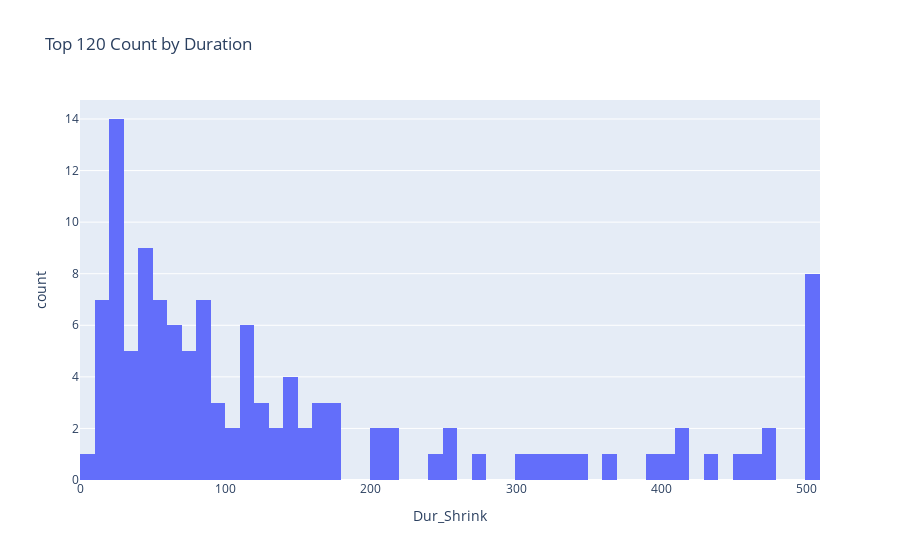

Notebook source saved alongside this figure:
### Code cell
result_vis['Dur_Shrink'] = result_vis['Duration'].apply(lambda x: x if x<500 else 500)
#display(result_vis)

fig4 = px.histogram(result_vis, x='Dur_Shrink', nbins=50, title='Top 120 Count by Duration')
fig4.show()

### Figure 1 — Plotly figure (JSON) as saved in the notebook; plotly's stock layout.template omitted (floating-point values rounded to 4 significant figures)
{"data": [{"alignmentgroup": "True", "bingroup": "x", "hovertemplate": "Dur_Shrink=%{x}<br>count=%{y}<extra></extra>", "legendgroup": "", "marker": {"color": "#636efa", "pattern": {"shape": ""}}, "name": "", "nbinsx": 50, "offsetgroup": "", "orientation": "v", "showlegend": false, "type": "histogram", "x": [89, 69, 87, 24, 17, 22, 78, 68, 77, 20, 66, 64, 37, 45, 218, 47, 276, 111, 36, 15, 44, 35, 160, 500, 158, 139, 87, 75, 21, 21, 112, 113, 56, 24, 500, 419, 110, 121, 122, 80, 79, 83, 79, 500, 259, 116, 96, 80, 151, 112, 94, 69, 56, 57, 50, 64, 26, 43, 10, 9, 390, 455, 303, 253, 346, 166, 148, 96, 129, 109, 134, 48, 54, 39, 40, 34, 20, 26, 25, 15, 500, 500, 476, 326, 205, 148, 176, 149, 46, 52, 45, 44, 56, 23, 28, 26, 20, 16, 17, 11, 500, 500, 500, 474, 462, 317, 415, 400, 245, 437, 334, 219, 168, 171, 205, 364, 104, 88, 144, 171], "xaxis": "x", "yaxis": "y"}], "layout": {"barmode": "relative", "legend": {"tracegroupgap": 0}, "title": {"text": "Top 120 Count by Duration"}, "xaxis": {"anchor": "y", "domain": [0, 1], "title": {"text": "Dur_Shrink"}}, "yaxis": {"anchor": "x", "domain": [0, 1], "title": {"text": "count"}}}}
